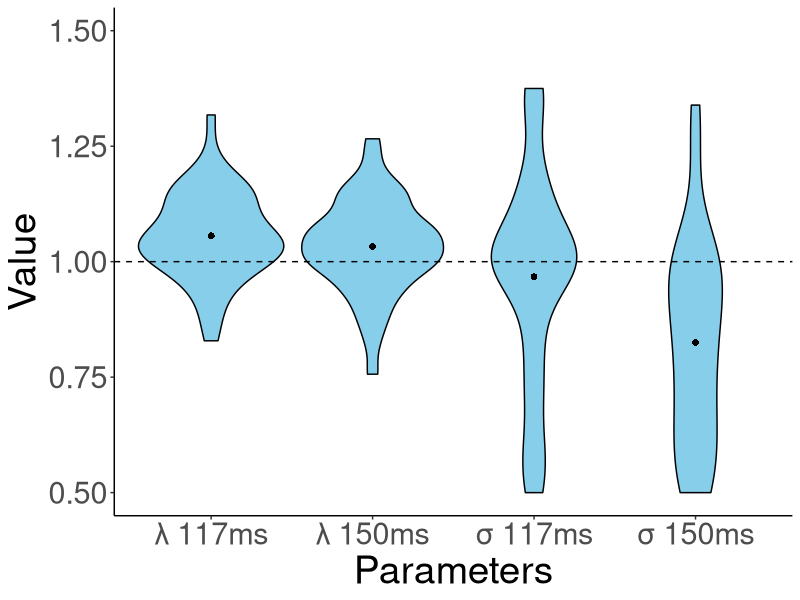
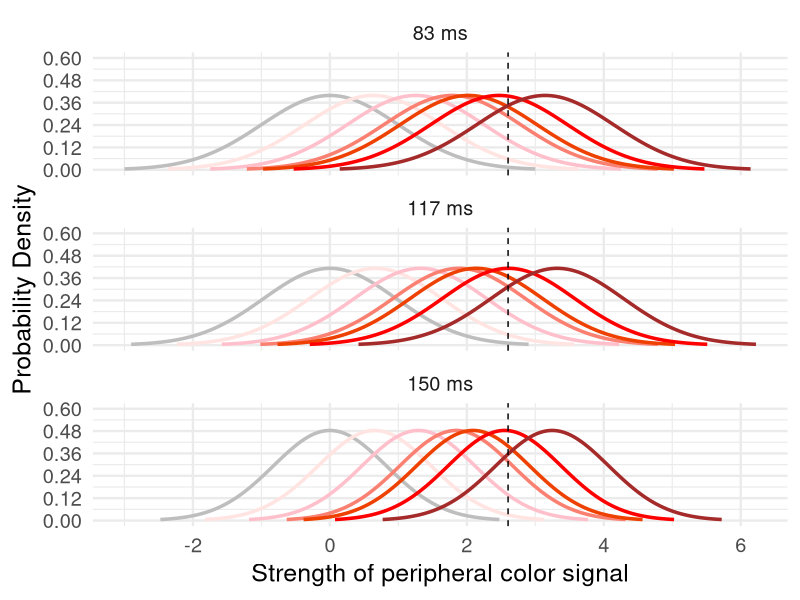
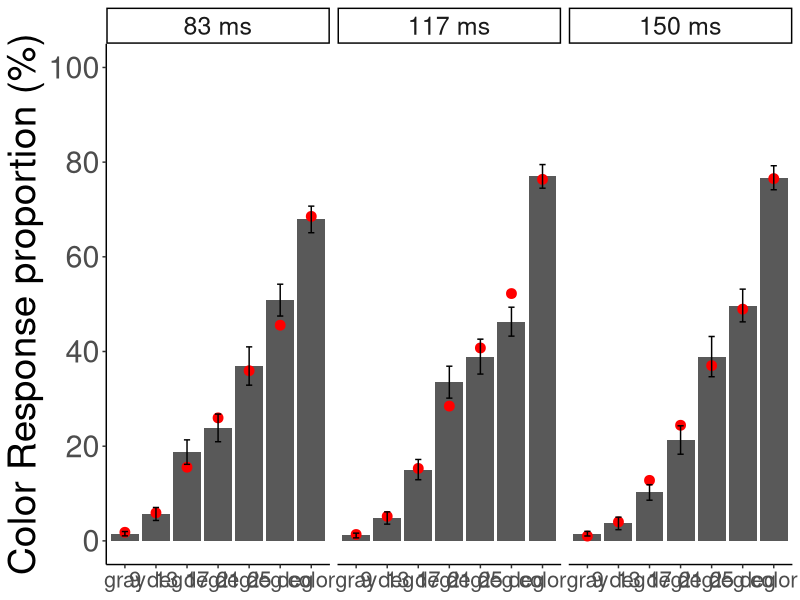

Recreate these plots in R, in order.
library(tidyverse)

dat <- read.table("subdata.csv", header=T,sep=",") 

result = dat %>%             
  filter(TorF1 == 0 | TorF1 == 1) %>% # dual-task trials
  select(subnum, exposure, maskwidth, colorcond, TorF1, colorres, TorF2, gray_gray, gray_mix, gray_color, mix_gray, mix_mix, mix_color, color_gray, color_mix, color_color) %>%    
  group_by(subnum, colorcond, exposure, maskwidth) %>%                
  summarize(gray_gray= sum(gray_gray), gray_mix= sum(gray_mix), gray_color= sum(gray_color), mix_gray= sum(mix_gray), mix_mix= sum(mix_mix), mix_color= sum(mix_color), color_gray= sum(color_gray), color_mix= sum(color_mix), color_color= sum(color_color)) #%>%       

#基準となるパラメータ
sigma83ms <- 1
mu83ms_gray <- 0

### Function for model fitting
fit_uvsdt_mle <- function(data, add_constant = TRUE) {
  
  # add_constant = TRUE adds a small value to the response frequency vectors.
  # correction against extreme estimates 
  if (add_constant) {
    data <- data+0.5
  }
  
  # initial guess for parameter values d-primeベースで出す
  mu83ms_9deg  <- qnorm(data[4,2]/(data[4,1]+data[4,2]))-qnorm(data[1,2]/(data[1,1]+data[1,2]))
  mu83ms_13deg <- qnorm(data[5,2]/(data[5,1]+data[5,2]))-qnorm(data[1,2]/(data[1,1]+data[1,2]))
  mu83ms_17deg <- qnorm(data[6,2]/(data[6,1]+data[6,2]))-qnorm(data[1,2]/(data[1,1]+data[1,2]))
  mu83ms_21deg <- qnorm(data[7,2]/(data[7,1]+data[7,2]))-qnorm(data[1,2]/(data[1,1]+data[1,2]))
  mu83ms_25deg <- qnorm(data[8,2]/(data[8,1]+data[8,2]))-qnorm(data[1,2]/(data[1,1]+data[1,2]))
  mu83ms_color <- qnorm(data[19,2]/(data[19,1]+data[19,2]))-qnorm(data[1,2]/(data[1,1]+data[1,2]))
  mu117ms <- 1
  mu150ms <- 1
  sigma117ms <- 1
  sigma150ms <- 1
  cri <- 2
  
  guess <- c(mu83ms_9deg, mu83ms_13deg, mu83ms_17deg, mu83ms_21deg, mu83ms_25deg, mu83ms_color, mu117ms, mu150ms, sigma117ms, sigma150ms, cri)
  
  # model fit
  fit <- suppressWarnings(optim(uvsdt_logL, 
                                par = guess, 
                                lower =      c(0.1, 0.1, 0.1, 0.1, 0.1, 1.0, 0.5, 0.5, 0.5, 0.5, 0.5),
                                upper =      c(3.5, 3.5, 3.5, 3.5, 3.5, 3.5, 2.0, 2.0, 2.0, 2.0, 5.0), 
                                gr = NULL, method = "BFGS", 
                                control = list("maxit" = 10000, 
                                               "parscale" = c(1,   1,    1,   1,    1,   1,  0.001,  0.001,  0.001,  0.001,  1))))
  
  # outputs
  mu83ms_9deg  <- fit$par[1]
  mu83ms_13deg <- fit$par[2] 
  mu83ms_17deg <- fit$par[3] 
  mu83ms_21deg <- fit$par[4] 
  mu83ms_25deg <- fit$par[5] 
  mu83ms_color <- fit$par[6] 
  mu117ms<-  fit$par[7] 
  mu150ms <- fit$par[8] 
  sigma117ms <- fit$par[9] 
  sigma150ms <- fit$par[10]
  cri <- fit$par[11] 
  
  logL <- -fit$value
  
  AIC <- -2 * logL + 2 * 11
  
  predicted_data <- matrix(c(rep(1,21)), nrow=21, ncol=2)
  ##############################################################################
  # model predictions
  predicted_data <- matrix(NA, nrow=21, ncol=2)
  #gray
  mean_one_mat <- c(mu83ms_gray, mu83ms_gray*mu117ms, mu83ms_gray*mu150ms)
  sigmamat <- c(sigma83ms,sigma117ms,sigma150ms)
  for (cond in 1:3) {
    pred_gray_others_rate <- pnorm(cri, mean= mean_one_mat[cond], sd=sigmamat[cond])
    pred_gray_color_rate <- 1-pred_gray_others_rate
    
    #反応数
    pred_nr_gray_color <- sum(data[cond,1]+data[cond,2]) * pred_gray_color_rate
    pred_nr_gray_others <- sum(data[cond,1]+data[cond,2]) * pred_gray_others_rate
    predicted_data[cond,1] <- pred_gray_others_rate
    predicted_data[cond,2] <- pred_gray_color_rate
  }
  
  #chimera
  mean_one_mat <- c(mu83ms_9deg,mu83ms_13deg,mu83ms_17deg,mu83ms_21deg,mu83ms_25deg, mu83ms_9deg*mu117ms,mu83ms_13deg*mu117ms,mu83ms_17deg*mu117ms,mu83ms_21deg*mu117ms,mu83ms_25deg*mu117ms, mu83ms_9deg*mu150ms,mu83ms_13deg*mu150ms,mu83ms_17deg*mu150ms,mu83ms_21deg*mu150ms,mu83ms_25deg*mu150ms)
  sigmamat <- c(rep(sigma83ms,5),rep(sigma117ms,5),rep(sigma150ms,5))
  for (cond in 4:18) {
    pred_chimera_others_rate <- pnorm(cri, mean=mean_one_mat[cond-3], sd=sigmamat[cond-3])
    pred_chimera_color_rate <-1-pred_chimera_others_rate
    #反応数
    pred_nr_chimera_color <- sum(data[cond,1]+data[cond,2]) *pred_chimera_color_rate
    pred_nr_chimera_others <- sum(data[cond,1]+data[cond,2]) * pred_chimera_others_rate
    predicted_data[cond,1] <- pred_chimera_others_rate
    predicted_data[cond,2] <- pred_chimera_color_rate
  }
  
  #color
  mean_two_mat <- c(mu83ms_color,mu83ms_color*mu117ms,mu83ms_color*mu150ms)
  sigmamat <- c(sigma83ms,sigma117ms,sigma150ms)
  for (cond in 19:21) {
    pred_color_others_rate <- pnorm(cri, mean=mean_two_mat[cond-18], sd=sigmamat[cond-18])
    pred_color_color_rate <- 1-pred_color_others_rate
    #反応数
    pred_nr_color_color <- sum(data[cond,1]+data[cond,2]) * pred_color_color_rate
    pred_nr_color_others <- sum(data[cond,1]+data[cond,2]) * pred_color_others_rate
    predicted_data[cond,1] <- pred_color_others_rate
    predicted_data[cond,2] <- pred_color_color_rate
  }
  ##############################################################################
  
  
  est <- data.frame(mu83ms_9deg   = mu83ms_9deg, 
                    mu83ms_13deg  = mu83ms_13deg, 
                    mu83ms_17deg  = mu83ms_17deg, 
                    mu83ms_21deg  = mu83ms_21deg, 
                    mu83ms_25deg  = mu83ms_25deg, 
                    mu83ms_color = mu83ms_color,
                    mu117ms = mu117ms,
                    mu150ms = mu150ms,
                    sigma117ms = sigma117ms,
                    sigma150ms = sigma150ms,
                    cri = cri, 
                    logL = logL,
                    AIC = AIC)
  return(list(est,predicted_data))
}


### Likelihood function
uvsdt_logL <- function(x, inputs) {
  
  # target parameters
  mu83ms_9deg  <- x[1]
  mu83ms_13deg <- x[2] 
  mu83ms_17deg <- x[3] 
  mu83ms_21deg <- x[4] 
  mu83ms_25deg <- x[5] 
  mu83ms_color <- x[6] 
  mu117ms<-  x[7] 
  mu150ms <- x[8] 
  sigma117ms <- x[9] 
  sigma150ms <- x[10]
  cri <- x[11] 
  
  ##############################################################################
  # model predictions
  predicted_data <- matrix(NA, nrow=21, ncol=2)
  #gray
  mean_one_mat <- c(mu83ms_gray, mu83ms_gray*mu117ms, mu83ms_gray*mu150ms)
  sigmamat <- c(sigma83ms,sigma117ms,sigma150ms)
  for (cond in 1:3) {
    pred_gray_others_rate <- pnorm(cri, mean= mean_one_mat[cond], sd=sigmamat[cond])
    pred_gray_color_rate <- 1-pred_gray_others_rate
    
    #反応数
    pred_nr_gray_color <- sum(data[cond,1]+data[cond,2]) * pred_gray_color_rate
    pred_nr_gray_others <- sum(data[cond,1]+data[cond,2]) * pred_gray_others_rate
    predicted_data[cond,1] <- pred_gray_others_rate
    predicted_data[cond,2] <- pred_gray_color_rate
  }
  
  #chimera
  mean_one_mat <- c(mu83ms_9deg,mu83ms_13deg,mu83ms_17deg,mu83ms_21deg,mu83ms_25deg, mu83ms_9deg*mu117ms,mu83ms_13deg*mu117ms,mu83ms_17deg*mu117ms,mu83ms_21deg*mu117ms,mu83ms_25deg*mu117ms, mu83ms_9deg*mu150ms,mu83ms_13deg*mu150ms,mu83ms_17deg*mu150ms,mu83ms_21deg*mu150ms,mu83ms_25deg*mu150ms)
  sigmamat <- c(rep(sigma83ms,5),rep(sigma117ms,5),rep(sigma150ms,5))
  for (cond in 4:18) {
    pred_chimera_others_rate <- pnorm(cri, mean=mean_one_mat[cond-3], sd=sigmamat[cond-3])
    pred_chimera_color_rate <-1-pred_chimera_others_rate
    #反応数
    pred_nr_chimera_color <- sum(data[cond,1]+data[cond,2]) *pred_chimera_color_rate
    pred_nr_chimera_others <- sum(data[cond,1]+data[cond,2]) * pred_chimera_others_rate
    predicted_data[cond,1] <- pred_chimera_others_rate
    predicted_data[cond,2] <- pred_chimera_color_rate
  }
  
  #color
  mean_two_mat <- c(mu83ms_color,mu83ms_color*mu117ms,mu83ms_color*mu150ms)
  sigmamat <- c(sigma83ms,sigma117ms,sigma150ms)
  for (cond in 19:21) {
    pred_color_others_rate <- pnorm(cri, mean=mean_two_mat[cond-18], sd=sigmamat[cond-18])
    pred_color_color_rate <- 1-pred_color_others_rate
    #反応数
    pred_nr_color_color <- sum(data[cond,1]+data[cond,2]) * pred_color_color_rate
    pred_nr_color_others <- sum(data[cond,1]+data[cond,2]) * pred_color_others_rate
    predicted_data[cond,1] <- pred_color_others_rate
    predicted_data[cond,2] <- pred_color_color_rate
  }
  ##############################################################################
  
  # log likelihood
  logL <- sum(data * log(predicted_data))
  if (is.nan(logL)) {
    logL <- -Inf
  }
  
  logL <- -logL
  return(logL)
  #if (1 < par[3] & par[3] < par[4] & par[4] < par[5] & par[5] < par[6] & par[7] < par[8] & par[8] < par[9] & par[9]< par[10] & par[10]< par[11] & par[12] < par[13] & par[13] < par[14] & par[14] < par[15] & par[15] < par[16]) {
  #logL <- -logL　#対数尤度を対数損失にする
  #return(logL)
  #} 
  #else {
  # return(999999)
  #}
  
}


estimates <- c()
predicted_array <- array(NA, dim = c(21, 2, 44))
data_rate_array <- array(NA, dim = c(21, 2, 44))

data_rate_add <- array(NA, dim = c(21, 2, 44))
dprime_mat <- matrix(c(rep(NA,18*44)), nrow=18, ncol=44)
C_mat <- matrix(c(rep(NA,18*44)), nrow=18, ncol=44)

for (i in 4:47) {
  
  sub <- i
  
  #データ成型
  subdata <- result[((sub-4)*21+1):((sub-4)*21+21), ]
  data <- matrix(NA, nrow=21, ncol=2)
  #gray
  data[1:3,1]<-unlist(subdata[1:3,5]+subdata[1:3,6])#_others
  data[1:3,2]<-unlist(subdata[1:3,7])#_color
  #chimera
  data[4:18,1]<-unlist(subdata[4:18,8]+subdata[4:18,9])#_others
  data[4:18,2]<-unlist(subdata[4:18,10])#_color
  #color
  data[19:21,1]<-unlist(subdata[19:21,11]+subdata[19:21,12])#_others
  data[19:21,2]<-unlist(subdata[19:21,13])#_color
  
  data_rate_array[,1,(sub-3)]<-data[,1]/(data[,1]+data[,2])
  data_rate_array[,2,(sub-3)]<-data[,2]/(data[,1]+data[,2])
  
  data_rate_add[,1,(sub-3)]<-(data[,1]+0.5)/((data[,1]+0.5)+(data[,2]+0.5))
  data_rate_add[,2,(sub-3)]<-(data[,2]+0.5)/((data[,1]+0.5)+(data[,2]+0.5))
  
  # #########グレーをS1分布としたd'やCの算出############################################################
  # 
  # dprime_co_83 <-  qnorm(data_rate_add[19,2,(sub-3)])-qnorm(data_rate_add[1,2,(sub-3)]) #z(color_color)-z(gray_color)
  # dprime_co_117 <- qnorm(data_rate_add[20,2,(sub-3)])-qnorm(data_rate_add[2,2,(sub-3)])
  # dprime_co_150 <- qnorm(data_rate_add[21,2,(sub-3)])-qnorm(data_rate_add[3,2,(sub-3)])
  # 
  # dprime_9d_83<-  qnorm(data_rate_add[4,2,(sub-3)])-qnorm(data_rate_add[1,2,(sub-3)])#z(chimera_color)-z(gray_color)
  # dprime_13d_83<- qnorm(data_rate_add[5,2,(sub-3)])-qnorm(data_rate_add[1,2,(sub-3)])
  # dprime_17d_83<- qnorm(data_rate_add[6,2,(sub-3)])-qnorm(data_rate_add[1,2,(sub-3)])
  # dprime_21d_83<- qnorm(data_rate_add[7,2,(sub-3)])-qnorm(data_rate_add[1,2,(sub-3)])
  # dprime_25d_83<- qnorm(data_rate_add[8,2,(sub-3)])-qnorm(data_rate_add[1,2,(sub-3)])
  # 
  # dprime_9d_117<-  qnorm(data_rate_add[9,2,(sub-3)])-qnorm(data_rate_add[2,2,(sub-3)])
  # dprime_13d_117<- qnorm(data_rate_add[10,2,(sub-3)])-qnorm(data_rate_add[2,2,(sub-3)])
  # dprime_17d_117<- qnorm(data_rate_add[11,2,(sub-3)])-qnorm(data_rate_add[2,2,(sub-3)])
  # dprime_21d_117<- qnorm(data_rate_add[12,2,(sub-3)])-qnorm(data_rate_add[2,2,(sub-3)])
  # dprime_25d_117<- qnorm(data_rate_add[13,2,(sub-3)])-qnorm(data_rate_add[2,2,(sub-3)])
  # 
  # dprime_9d_150<-  qnorm(data_rate_add[14,2,(sub-3)])-qnorm(data_rate_add[3,2,(sub-3)])
  # dprime_13d_150<- qnorm(data_rate_add[15,2,(sub-3)])-qnorm(data_rate_add[3,2,(sub-3)])
  # dprime_17d_150<- qnorm(data_rate_add[16,2,(sub-3)])-qnorm(data_rate_add[3,2,(sub-3)])
  # dprime_21d_150<- qnorm(data_rate_add[17,2,(sub-3)])-qnorm(data_rate_add[3,2,(sub-3)])
  # dprime_25d_150<- qnorm(data_rate_add[18,2,(sub-3)])-qnorm(data_rate_add[3,2,(sub-3)])
  # 
  # C_co_83 <- -0.5 * (qnorm(data_rate_add[19,2,(sub-3)])+qnorm(data_rate_add[1,2,(sub-3)]))
  # C_co_117 <- -0.5 * (qnorm(data_rate_add[20,2,(sub-3)])+qnorm(data_rate_add[2,2,(sub-3)]))
  # C_co_150 <- -0.5 * (qnorm(data_rate_add[21,2,(sub-3)])+qnorm(data_rate_add[3,2,(sub-3)]))
  # 
  # C_9d_83<- -0.5 * (qnorm(data_rate_add[4,2,(sub-3)])+qnorm(data_rate_add[1,2,(sub-3)]))
  # C_13d_83<- -0.5 * (qnorm(data_rate_add[5,2,(sub-3)])+qnorm(data_rate_add[1,2,(sub-3)]))
  # C_17d_83<- -0.5 * (qnorm(data_rate_add[6,2,(sub-3)])+qnorm(data_rate_add[1,2,(sub-3)]))
  # C_21d_83<- -0.5 * (qnorm(data_rate_add[7,2,(sub-3)])+qnorm(data_rate_add[1,2,(sub-3)]))
  # C_25d_83<- -0.5 * (qnorm(data_rate_add[8,2,(sub-3)])+qnorm(data_rate_add[1,2,(sub-3)]))
  # 
  # C_9d_117<- -0.5 * (qnorm(data_rate_add[9,2,(sub-3)])+qnorm(data_rate_add[2,2,(sub-3)]))
  # C_13d_117<- -0.5 * (qnorm(data_rate_add[10,2,(sub-3)])+qnorm(data_rate_add[2,2,(sub-3)]))
  # C_17d_117<- -0.5 * (qnorm(data_rate_add[11,2,(sub-3)])+qnorm(data_rate_add[2,2,(sub-3)]))
  # C_21d_117<- -0.5 * (qnorm(data_rate_add[12,2,(sub-3)])+qnorm(data_rate_add[2,2,(sub-3)]))
  # C_25d_117<- -0.5 * (qnorm(data_rate_add[13,2,(sub-3)])+qnorm(data_rate_add[2,2,(sub-3)]))
  # 
  # C_9d_150<- -0.5 * (qnorm(data_rate_add[14,2,(sub-3)])+qnorm(data_rate_add[3,2,(sub-3)]))
  # C_13d_150<- -0.5 * (qnorm(data_rate_add[15,2,(sub-3)])+qnorm(data_rate_add[3,2,(sub-3)]))
  # C_17d_150<- -0.5 * (qnorm(data_rate_add[16,2,(sub-3)])+qnorm(data_rate_add[3,2,(sub-3)]))
  # C_21d_150<- -0.5 * (qnorm(data_rate_add[17,2,(sub-3)])+qnorm(data_rate_add[3,2,(sub-3)]))
  # C_25d_150<- -0.5 * (qnorm(data_rate_add[18,2,(sub-3)])+qnorm(data_rate_add[3,2,(sub-3)]))
  # 
  # dprime <- c(dprime_co_83,dprime_co_117,dprime_co_150,dprime_9d_83,dprime_13d_83,dprime_17d_83,dprime_21d_83,dprime_25d_83,dprime_9d_117,dprime_13d_117,dprime_17d_117,dprime_21d_117,dprime_25d_117,dprime_9d_150,dprime_13d_150,dprime_17d_150,dprime_21d_150,dprime_25d_150)
  # C <- c(C_co_83,C_co_117,C_co_150,C_9d_83,C_13d_83,C_17d_83,C_21d_83,C_25d_83,C_9d_117,C_13d_117,C_17d_117,C_21d_117,C_25d_117,C_9d_150,C_13d_150,C_17d_150,C_21d_150,C_25d_150)
  # 
  # dprime_mat[,(sub-3)] <- dprime
  # C_mat[,(sub-3)] <- C
  # ################################################################################
  # 

  
  ### Fitting

  fit <- fit_uvsdt_mle(data, add_constant = TRUE)
  df <- fit[[1]]
  df$sub <- i
  estimates <- rbind(estimates, df)
  a <- fit[[2]]
  predicted_array[,,(sub-3)] <- a
}

#predicted_array[,,1]
#data_rate_array[,,1]

mean_predicted <- apply(predicted_array, c(1, 2), mean)*100
mean_predicted2 <- c(mean_predicted[1,2],mean_predicted[4:8,2],mean_predicted[19,2],mean_predicted[2,2],mean_predicted[9:13,2],mean_predicted[20,2],mean_predicted[3,2],mean_predicted[14:18,2],mean_predicted[21,2])
se_predicted <-(apply(predicted_array, c(1, 2), sd)*100)/ sqrt(44)
se_predicted2 <- c(se_predicted[1,2],se_predicted[4:8,2],se_predicted[19,2],se_predicted[2,2],se_predicted[9:13,2],se_predicted[20,2],se_predicted[3,2],se_predicted[14:18,2],se_predicted[21,2])

mean_data <-  apply(data_rate_array, c(1, 2), mean)*100
mean_data2 <- c(mean_data[1,2],mean_data[4:8,2],mean_data[19,2],mean_data[2,2],mean_data[9:13,2],mean_data[20,2],mean_data[3,2],mean_data[14:18,2],mean_data[21,2])
se_data <-  (apply(data_rate_array, c(1, 2), sd)*100)/ sqrt(44)
se_data2 <- c(se_data[1,2],se_data[4:8,2],se_data[19,2],se_data[2,2],se_data[9:13,2],se_data[20,2],se_data[3,2],se_data[14:18,2],se_data[21,2])


################################################################################mean+variance,mean,variance,nullの検定
for (i in 1:4){
  now <- log(estimates[,i+6])
  #now <- estimates[,i+6]
  t_test_below1 <- t.test(now, mu = 0, alternative = "less")
  t_test_above1 <- t.test(now, mu = 0, alternative = "greater")
  print(t_test_below1)
  print(t_test_above1)
}

library(ggplot2)
data_parameter_plot <- data.frame(
  Parameters = rep(c("λ 117ms", "λ 150ms", "σ 117ms", "σ 150ms"), each = 44),
  Value = c(estimates[,7], estimates[,8], estimates[,9], estimates[,10])
)
#data_parameter_plot$Value <- log(data_parameter_plot$Value)

# グラフの作成
ggplot(data_parameter_plot, aes(x = Parameters, y = Value)) +
  geom_violin(fill = "skyblue", color = "black") +  # ヴァイオリンプロットの描画
  geom_hline(yintercept = 1, linetype = "dashed", color = "black") +  # y = 1 の位置に横線を追加
  labs(x = "Parameters",
       y = "Value") + #Log-scaled 
  coord_cartesian(ylim = c(0.5, 1.5)) +  
  stat_summary(fun = mean, geom = "point", 
               shape =16, size = 2, color = "black")+
  theme_classic() +  # テーマの設定
  theme(
    plot.title = element_text(size = 20 * 2),    # タイトルのサイズを5倍に
    axis.title.x = element_text(size = 14 * 2),  # x軸ラベルのサイズを5倍に
    axis.title.y = element_text(size = 14 * 2),  # y軸ラベルのサイズを5倍に
    axis.text.x = element_text(size = 11 * 2),   # x軸目盛りのサイズを5倍に
    axis.text.y = element_text(size = 11 * 2)    # y軸目盛りのサイズを5倍に
  )



# ################################################################################ 参加者ごとのSDTの図示
# pickup_sub <- 1
# 
# plot_sdt_distributions <- function(means, sds, attention_levels, image_types, colors) {
#   data_SDT_plot <- data.frame()
#   
#   for (i in 1:length(attention_levels)) {
#     for (j in 1:length(image_types)) {
#       x <- seq(means[i,j] - 3 * sds[i,j], means[i,j] + 3 * sds[i,j], length.out = 100)
#       y <- dnorm(x, mean = means[i,j], sd = sds[i,j])
# 
#       
#       # データフレームに追加
#       data_SDT_plot <- rbind(data_SDT_plot, data.frame(
#         x = x,
#         y = y,
#         Attention = attention_levels[i],
#         ImageType = image_types[j],
#         color = colors[j]
#       ))
#     }
#   }
#   
#   p <- ggplot(data_SDT_plot, aes(x = x, y = y, color = ImageType)) +
#     geom_line(size = 1.2) +
#     scale_color_manual(values = colors) +
#     labs(x = "Strength of peripheral color signal",
#          y = "Probability Density") +
#     scale_y_continuous(breaks=seq(0,0.6,length=6),limits=c(0,0.6))+
#     geom_vline(xintercept = estimates[pickup_sub,11], linetype = "dashed", color = "black") + 
#     facet_wrap(~ Attention, nrow = 3, scales = "free_y") +  # 各注意条件で分布を重ねる
#     theme_minimal(base_size = 18) +
#     theme(legend.position = "none")#"top"
#   
#   print(p)
# }
# 
# # 平均値と標準偏差
# means_83ms <- c(mu83ms_gray, estimates[pickup_sub,1], estimates[pickup_sub,2], estimates[pickup_sub,3], estimates[pickup_sub,4], estimates[pickup_sub,5], estimates[pickup_sub,6])  
# means_117ms <- means_83ms * estimates[pickup_sub,7]
# means_150ms <- means_83ms * estimates[pickup_sub,8]
# means <- rbind(means_83ms,means_117ms,means_150ms)
# sd_83ms <- c(rep(sigma83ms, 7))  
# sd_117ms <- c(rep(estimates[pickup_sub,9], 7))  
# sd_150ms <- c(rep(estimates[pickup_sub,10], 7))  
# sds <- rbind(sd_83ms,sd_117ms,sd_150ms)
# 
# attention_levels <- factor(c("83 ms", "117 ms", "150 ms"), levels = c("83 ms", "117 ms", "150 ms"))
# image_types <- factor(c("gray", "9 deg", "13 deg", "17 deg", "21 deg", "25 deg", "color"), levels = c("gray", "9 deg", "13 deg", "17 deg", "21 deg", "25 deg", "color"))
# colors <- c("grey", "mistyrose", "pink", "salmon", "orangered2","red", "brown")
# 
# # 関数を呼び出し
# plot_sdt_distributions(means, sds, attention_levels, image_types, colors)
# 
# 

################################################################################ 参加者平均SDTの図示

plot_sdt_distributions <- function(means, sds, attention_levels, image_types, colors) {
  data_SDT_plot <- data.frame()
  
  for (i in 1:length(attention_levels)) {
    for (j in 1:length(image_types)) {
      x <- seq(means[i,j] - 3 * sds[i,j], means[i,j] + 3 * sds[i,j], length.out = 100)
      y <- dnorm(x, mean = means[i,j], sd = sds[i,j]) #最大

      
      # データフレームに追加
      data_SDT_plot <- rbind(data_SDT_plot, data.frame(
        x = x,
        y = y,
        Attention = attention_levels[i],
        ImageType = image_types[j],
        color = colors[j]
      ))
    }
  }
  
  p <- ggplot(data_SDT_plot, aes(x = x, y = y, color = ImageType)) +
    geom_line(size = 1.2) +
    scale_color_manual(values = colors) +
    labs(x = "Strength of peripheral color signal",
         y = "Probability Density") +
    scale_y_continuous(breaks=seq(0,0.6,length=6),limits=c(0,0.6))+
    geom_vline(xintercept = mean(estimates[,11]), linetype = "dashed", color = "black") + 
    facet_wrap(~ Attention, nrow = 3, scales = "free_y") +  # 各注意条件で分布を重ねる
    theme_minimal(base_size = 18) +
    theme(legend.position = "none")#"top"
  
  print(p)
}

# 平均値と標準偏差
 means_83ms <- c(mu83ms_gray, mean(estimates[,1]), mean(estimates[,2]), mean(estimates[,3]), mean(estimates[,4]), mean(estimates[,5]),mean(estimates[,6]))  
 means_117ms <- means_83ms * mean(estimates[,7])
 means_150ms <- means_83ms * mean(estimates[,8])
 means <- rbind(means_83ms,means_117ms,means_150ms)
 sd_83ms <- c(rep(sigma83ms, 7))  
 sd_117ms <- c(rep(mean(estimates[,9]), 7))  
 sd_150ms <- c(rep(mean(estimates[,10]), 7))  
 sds <- rbind(sd_83ms,sd_117ms,sd_150ms)
 
attention_levels <- factor(c("83 ms", "117 ms", "150 ms"), levels = c("83 ms", "117 ms", "150 ms"))
image_types <- factor(c("gray", "9 deg", "13 deg", "17 deg", "21 deg", "25 deg", "color"), levels = c("gray", "9 deg", "13 deg", "17 deg", "21 deg", "25 deg", "color"))
colors <- c("grey", "mistyrose", "pink", "salmon", "orangered2","red", "brown")

# 関数を呼び出し
plot_sdt_distributions(means, sds, attention_levels, image_types, colors)



#########積み上げグラフでの比較#################################################

data_bar <- data.frame(
  ImageType = factor(rep(c("gray","9 deg", "13 deg", "17 deg", "21 deg", "25 deg", "color"), 3), 
                  levels = c("gray", "9 deg", "13 deg", "17 deg", "21 deg", "25 deg", "color")),
  Proportion =  as.vector(t(mean_data2)),
  SE =  as.vector(t(se_data2)),
  Condition = factor(c(rep("83 ms", 7),rep("117 ms", 7),rep("150 ms", 7)), 
                     levels = c("83 ms", "117 ms", "150 ms"))
)

predicted_data_bar <- data.frame(
  ImageType = factor(rep(c("gray","9 deg", "13 deg", "17 deg", "21 deg", "25 deg", "color"), 3),
                  levels = c("gray", "9 deg", "13 deg", "17 deg", "21 deg", "25 deg", "color")),
  Predicted = as.vector(t(mean_predicted2)),  # 仮の予測値
  SE =  as.vector(t(se_predicted2)),
  Condition = factor(c(rep("83 ms", 7),rep("117 ms", 7),rep("150 ms", 7)), 
                     levels = c("83 ms", "117 ms", "150 ms"))
)

# グラフの作成
ggplot(data_bar, aes(x = ImageType, y = Proportion)) +
  geom_bar(stat = "identity", position = "stack") +
  labs(x = NULL, y = "Color Response proportion (%)") +
  theme_minimal() +
  facet_grid(. ~ Condition) +  
  geom_point(data = predicted_data_bar, aes(x = ImageType, y = Predicted), 
             color = "red", size = 3) +  # モデルの予測値を示す点を追加 
  geom_errorbar(data = data_bar, aes(ymin = Proportion - SE, ymax = Proportion + SE), 
                width = 0.2) + #, position = position_dodge(0.9)
  theme_classic()+
  theme(legend.position = "right")+  # テーマの設定
  theme(
    plot.title = element_text(size = 20 * 2),    # タイトルのサイズを5倍に
    axis.title.x = element_text(size = 14 * 2),  # x軸ラベルのサイズを5倍に
    axis.title.y = element_text(size = 14 * 2),  # y軸ラベルのサイズを5倍に
    axis.text.x = element_text(size = 8 * 2),   # x軸目盛りのサイズを5倍に
    axis.text.y = element_text(size = 11 * 2),    # y軸目盛りのサイズを5倍に
    legend.position = "right",
    strip.text = element_text(size = 18),  # 83ms、117ms、150msの文字サイズを大きくする
    legend.text = element_text(size = 18),  # 凡例の文字サイズを大きくする
    legend.title = element_text(size = 18)  # 凡例タイトルの文字サイズを大きくする
  )+
  scale_y_continuous(
    breaks = seq(0, 100, by = 20),    
    limits = c(0, 100)                  
  ) 


#############################################################################ANOVA
# 83-g,83-9,83-13,83-17,83-21,83-25,83-c, 117-g,117-9,117-13,117-17,117-21,117-25,117-c, 150-g,150-9,150-13,150-17,150-21,150-25,150-c
# 要因A　時間　要因B 画像種類
a <- (data_rate_array[,2,])
data_ANOVA <- t(rbind(a[1,],a[4:8,],a[19,],a[2,],a[9:13,],a[20,],a[3,],a[14:18,],a[21,]))
write.csv(data_ANOVA,"data_ANOVA.csv",row.names = FALSE)


# ################################################################################
# 
# data_dprimeC <- data.frame(
#   presentationtime = c("83ms","117ms", "150ms", rep("83ms",5),rep("117ms",5),rep("150ms",5)),
#   imagetype =  c(rep("color",3),"9deg","13deg","17deg","21deg","25deg","9deg","13deg","17deg","21deg","25deg","9deg","13deg","17deg","21deg","25deg"),
#   dprime = rowMeans(dprime_mat),
#   C = rowMeans(C_mat)
# )
# 
# data_dprimeC$presentationtime <- factor(data_dprimeC$presentationtime, levels = c("83ms", "117ms", "150ms"))
# data_dprimeC$imagetype <- factor(data_dprimeC$imagetype, levels = c("9deg", "13deg", "17deg", "21deg", "25deg", "color"))
# 
# # プロット作成
# g <- ggplot(data_dprimeC, aes(x = dprime, y = C, group = imagetype, fill = presentationtime)) +
#   geom_point(aes(shape = imagetype, colour = presentationtime), size = 10) +
#   labs(x = "dprime", y = "C") +
#   theme_classic() +
#   theme(
#     axis.title.x = element_text(size = 14 * 2),  # x軸ラベルのサイズを変更
#     axis.title.y = element_text(size = 14 * 2),  # y軸ラベルのサイズを変更
#     axis.text.x = element_text(size = 20),       # x軸目盛りのサイズ
#     axis.text.y = element_text(size = 20),       # y軸目盛りのサイズ
#     legend.position = "right",                   # 凡例の位置
#     strip.text = element_text(size = 18),        # ファセットラベルのサイズ
#     legend.text = element_text(size = 18),       # 凡例テキストのサイズ
#     legend.title = element_text(size = 18)       # 凡例タイトルのサイズ
#   ) +
#   scale_x_continuous(
#     breaks = seq(0, 3, by = 0.5),   # x軸の目盛りを0から3まで0.5刻み
#     limits = c(0, 3)                # x軸の範囲を0から3に固定
#   ) +
#   scale_y_continuous(
#     breaks = seq(0.25, 1.75, by = 0.25),    # y軸の目盛りを0.25から1.75まで0.25刻み
#     limits = c(0.25, 1.75)                  # y軸の範囲を0.25から1.75に固定
#   ) +
#   scale_shape_manual(values = c(1, 2, 3, 4, 5, 6)) +  # imagetypeに対応する形状を手動で指定
#   scale_colour_manual(values = c("83ms" = "red", "117ms" = "blue", "150ms" = "darkgreen"))  # 色を手動で指定
# 
# # プロットを表示
# plot(g)